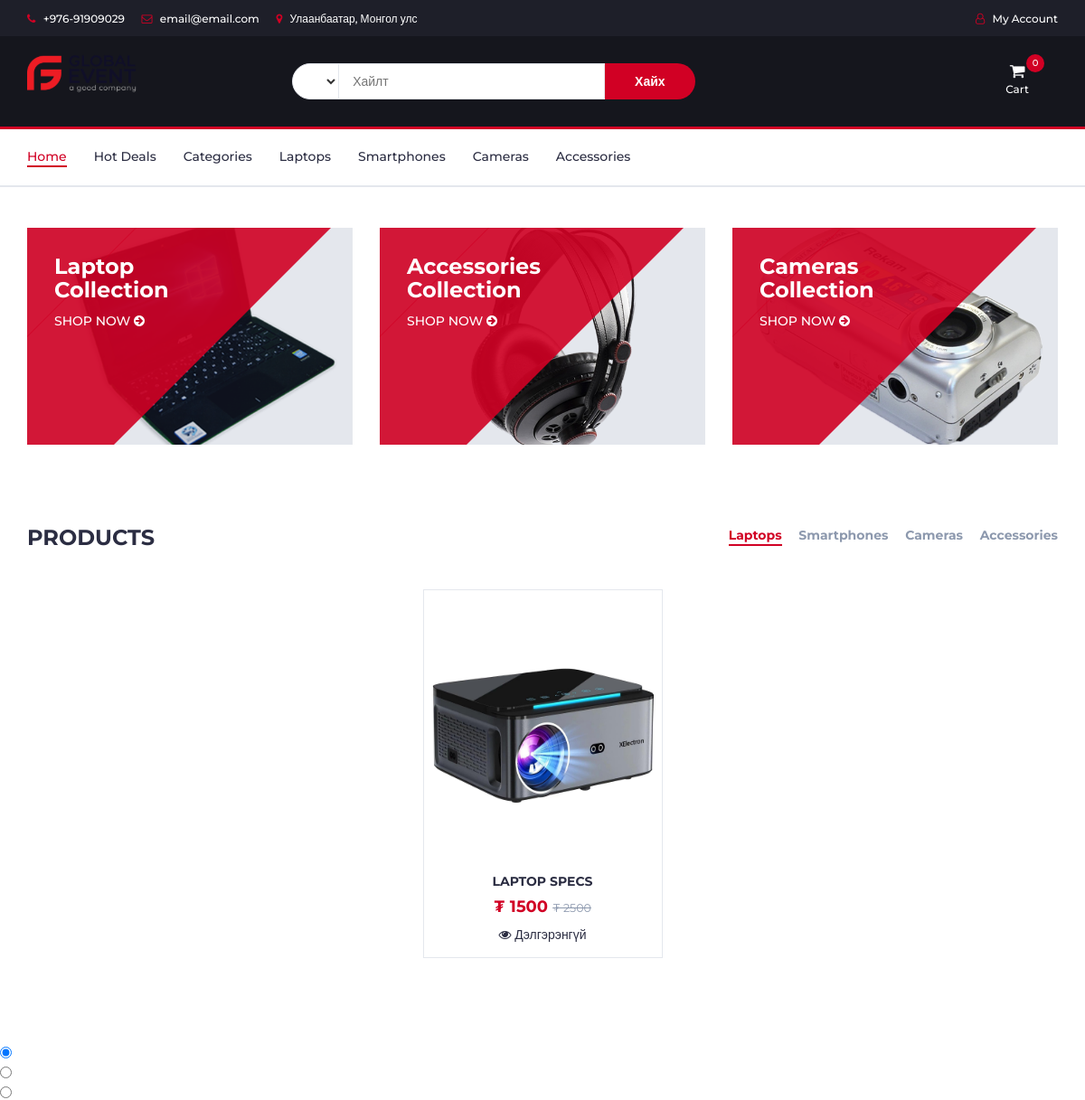
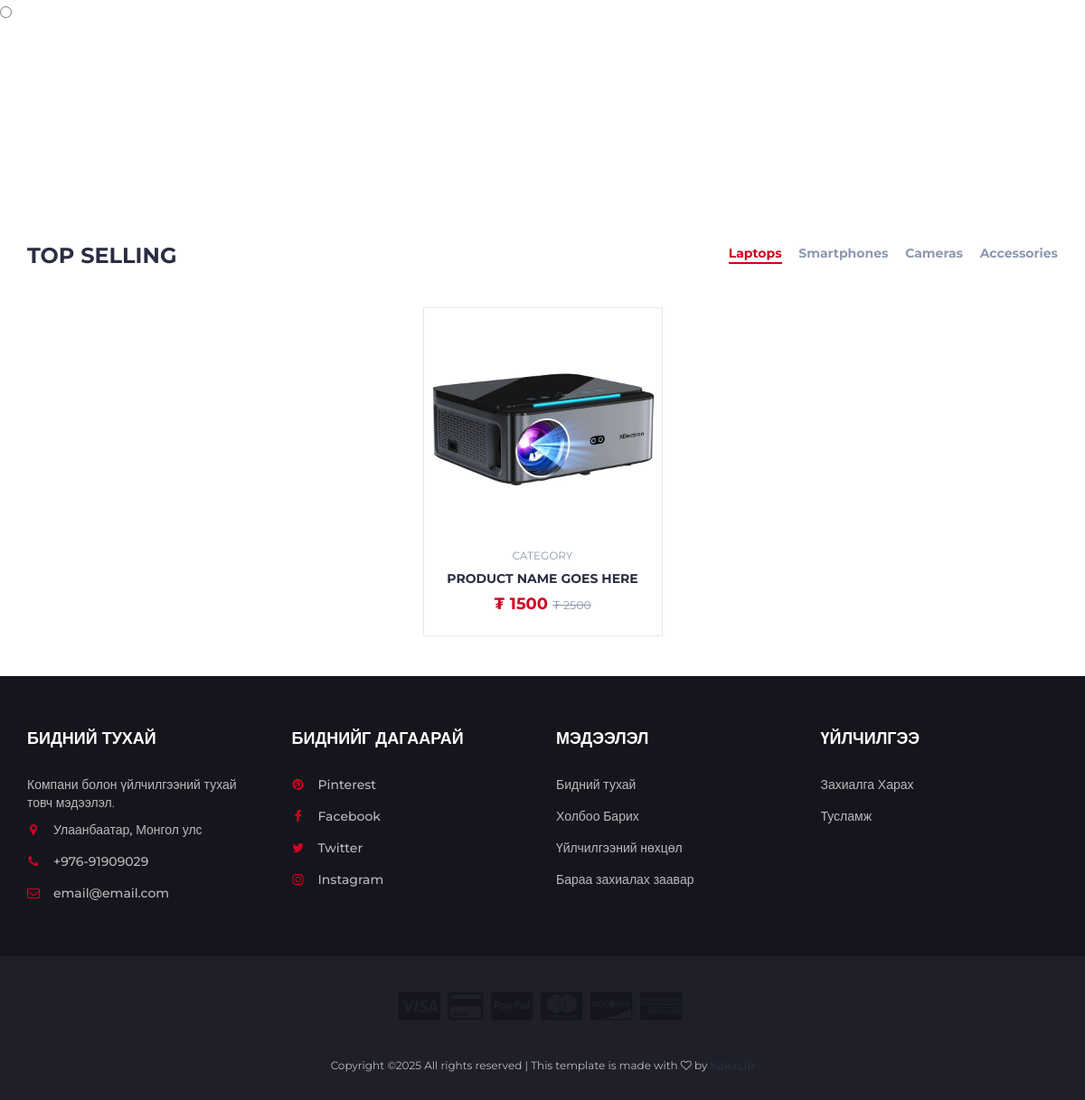
Before: / with the older database file (2 pictures, top to bottom).
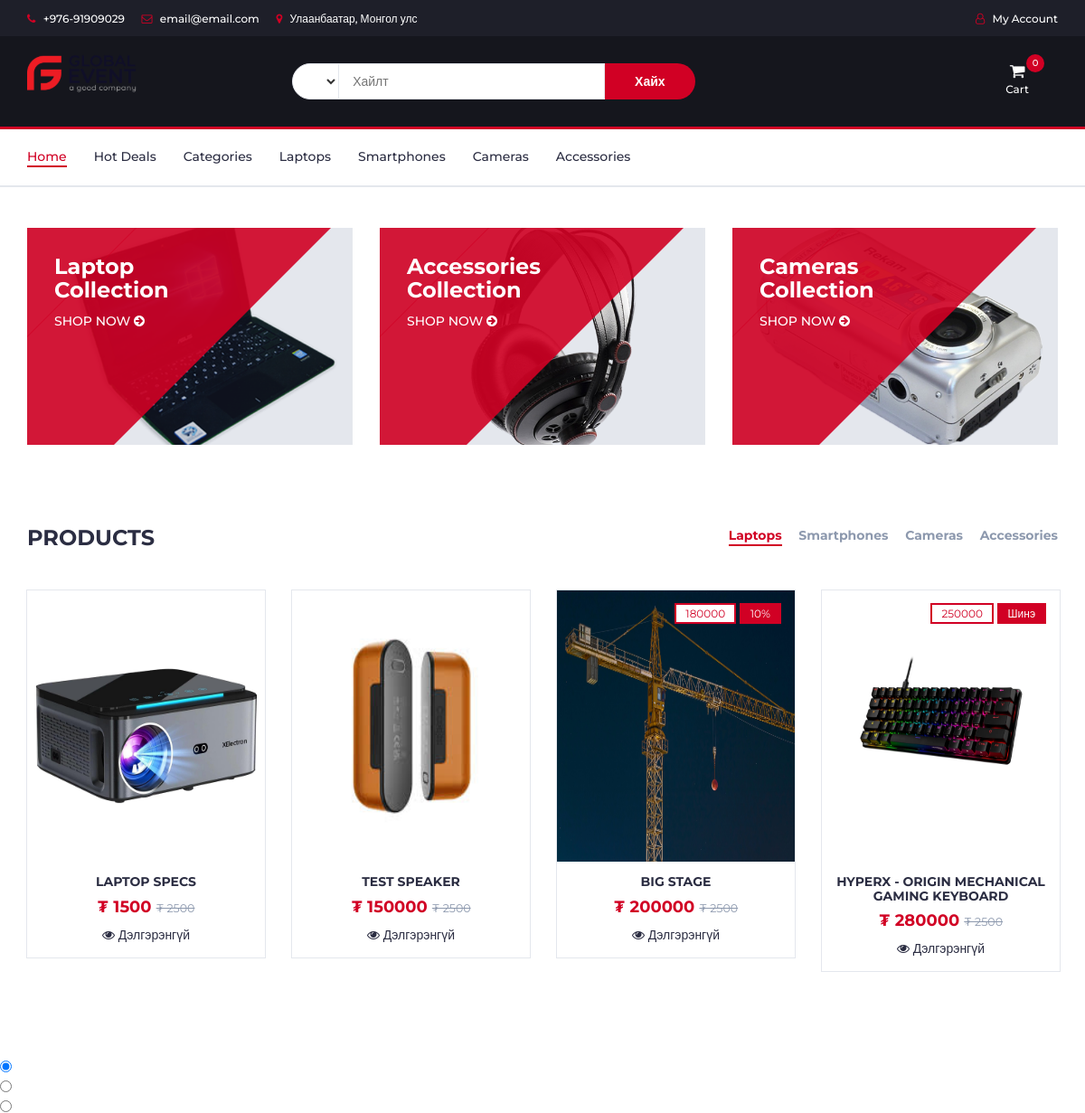
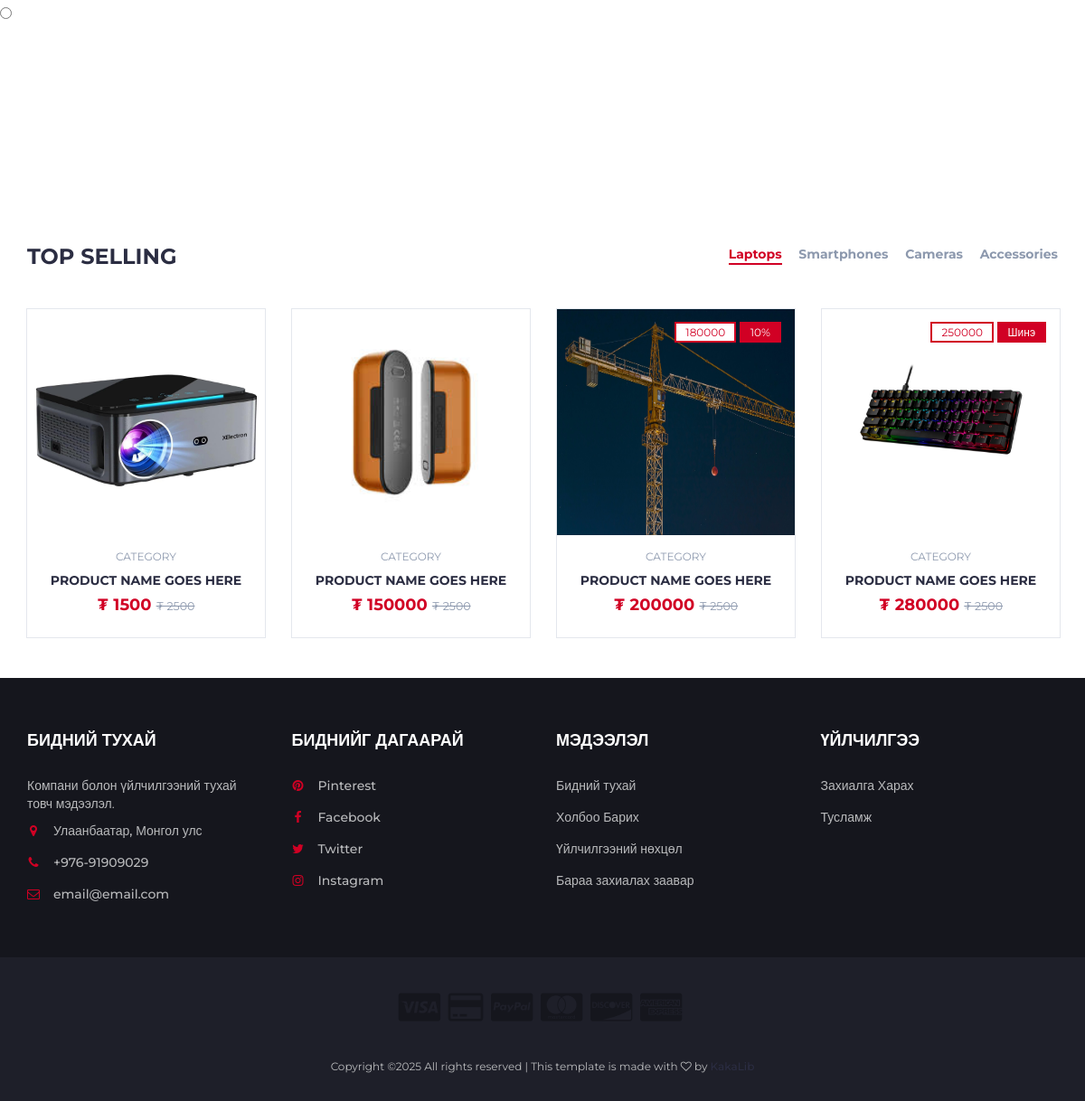
After: the same page with the newer database file (2 pictures, top to bottom).
### ecom/models.py (models this page shows, shortened)
class Product(models.Model):
    name=models.CharField(max_length=100)
    product_image= models.ImageField(upload_to='product_image/',null=True,blank=True)
    price = models.PositiveIntegerField(null=False, default=0)
    discount = models.BooleanField(default=False)
    discount_price = models.PositiveIntegerField(null=False, default=0)
    discount_type=models.CharField(max_length=40, null=True)
    description=models.CharField(max_length=200)
    category = models.ForeignKey(ProductCategory, null=True, on_delete=models.DO_NOTHING)

### ecom/views.py (the view)
# urls.py: path('',views.home_view,name=''),
def home_view(request):
    products = models.Product.objects.all()
    category = models.ProductCategory.objects.all()
    if 'product_ids' in request.COOKIES:
        product_ids = request.COOKIES['product_ids']
        print("request.COOKIES : ", request.COOKIES)
        print("product_ids : ", product_ids)
        counter=product_ids.split('|')
        product_count_in_cart=len(set(counter))
    else:
        product_count_in_cart=0
    cart_products=0
    if request.user.is_authenticated:
        return HttpResponseRedirect('afterlogin')
    return render(request,'ecom/index.html', {
        'products':products,
        'product_count_in_cart':product_count_in_cart,
        'cart_products':cart_products,
        'category':category,
    })

### templates/ecom/index.html (shortened to what this page needs)
{% extends 'ecom/master.html' %}
{% load static %}
{% block content %}
<div class="section">
	<div class="container">
		<div class="row">
			<div class="col-md-4 col-xs-6">
				<div class="shop">
					<div class="shop-img">
						<img src="{% static '/img/shop01.png' %}" alt="">
					</div>
					<div class="shop-body">
						<h3>Laptop<br>Collection</h3>
						<a href="#" class="cta-btn">Shop now <i class="fa fa-arrow-circle-right"></i></a>
					</div>
				</div>
			</div>
			<div class="col-md-4 col-xs-6">
				<div class="shop">
					<div class="shop-img">
						<img src="{% static '/img/shop03.png' %}" alt="">
					</div>
					<div class="shop-body">
						<h3>Accessories<br>Collection</h3>
						<a href="#" class="cta-btn">Shop now <i class="fa fa-arrow-circle-right"></i></a>
					</div>
				</div>
			</div>
			<div class="col-md-4 col-xs-6">
				<div class="shop">
					<div class="shop-img">
						<img src="{% static '/img/shop02.png' %}" alt="">
					</div>
					<div class="shop-body">
						<h3>Cameras<br>Collection</h3>
						<a href="#" class="cta-btn">Shop now <i class="fa fa-arrow-circle-right"></i></a>
					</div>
				</div>
			</div>
		</div>
	</div>
</div>
<div class="section">
	<div class="container">
		<div class="row">
			<div class="col-md-12">
				<div class="section-title">
					<h3 class="title">Products</h3>
					<div class="section-nav">
						<ul class="section-tab-nav tab-nav">
							<li class="active"><a data-toggle="tab" href="#tab1">Laptops</a></li>
							<li><a data-toggle="tab" href="#tab1">Smartphones</a></li>
							<li><a data-toggle="tab" href="#tab1">Cameras</a></li>
							<li><a data-toggle="tab" href="#tab1">Accessories</a></li>
						</ul>
					</div>
				</div>
			</div>
			<div class="col-md-12">
				<div class="row">
					<div class="products-tabs">
						<div id="tab1" class="tab-pane active">
							<div class="products-slick" data-nav="#slick-nav-1">
								{% for prod in products %}
									<div class="product">
										<div class="product-img">
											<img class="img" src="{% static prod.product_image.url %}" alt="product pic" height="300px" width="300px">
											{% if prod.discount %}
												<div class="product-label">
													<span class="sale">{{ prod.discount_price }}</span>
													<span class="new">{{ prod.discount_type }}</span>
												</div>
											{% endif %}
										</div>
										<div class="product-body">
											<h3 class="product-name"><a href="#">{{prod.description}}</a></h3>
											<h4 class="product-price">₮ {{prod.price}} <del class="product-old-price">₮ 2500</del></h4>
											<div class="product-btns">
												<a class="quick-view" href="{% url 'view-product' prod.id %}">
													<i class="fa fa-eye"></i>
													<span class="tooltipp">Дэлгэрэнгүй</span>
												</a>
											</div>
										</div>
										<div class="add-to-cart">
											<a class="add-to-cart-btn" href="{% url 'add-to-cart' prod.id %}">
											</a>
										</div>
									</div>
								{% endfor %}
							</div>
						</div>
					</div>
				</div>
			</div>
		</div>
	</div>
</div>
<div class="section" style="padding-bottom: 200px;">
	<div class="slider-container">
		<div class="menu">
		</div>
		<input id="slide-dot-1" type="radio" name="slides" checked>
		<input id="slide-dot-2" type="radio" name="slides">
		<input id="slide-dot-3" type="radio" name="slides">
		<input id="slide-dot-4" type="radio" name="slides">
		</div>
</div>
<div class="section">
	<div class="container">
		<div class="row">
			<div class="col-md-12">
				<div class="section-title">
					<h3 class="title">Top selling</h3>
					<div class="section-nav">
						<ul class="section-tab-nav tab-nav">
							<li class="active"><a data-toggle="tab" href="#tab2">Laptops</a></li>
							<li><a data-toggle="tab" href="#tab2">Smartphones</a></li>
							<li><a data-toggle="tab" href="#tab2">Cameras</a></li>
							<li><a data-toggle="tab" href="#tab2">Accessories</a></li>
						</ul>
					</div>
				</div>
			</div>
			<div class="col-md-12">
				<div class="row">
					<div class="products-tabs">
						<div id="tab2" class="tab-pane fade in active">
							<div class="products-slick" data-nav="#slick-nav-2">
								{% for prod in products %}
								<div class="product">
									<div class="product-img">
										<img class="img" src="{% static prod.product_image.url %}" alt="product pic" height="250px" width="250px">
										{% if prod.discount %}
											<div class="product-label">
												<span class="sale">{{ prod.discount_price }}</span>
												<span class="new">{{ prod.discount_type }}</span>
											</div>
										{% endif %}
									</div>
									<div class="product-body">
										<p class="product-category">Category</p>
										<h3 class="product-name"><a href="#">product name goes here</a></h3>
										<h4 class="product-price">₮ {{prod.price}} <del class="product-old-price">₮ 2500</del></h4>
									</div>
									<div class="add-to-cart">
										<button class="add-to-cart-btn"> add to cart</button>
									</div>
								</div>
								{% endfor %}
							</div>
						</div>
					</div>
				</div>
			</div>
		</div>
	</div>
</div>
{% endblock %}

### templates/ecom/master.html (shortened to what this page needs)
<!DOCTYPE html>
{% load static %}
<html lang="en">
<head>
	<link rel="stylesheet" href="{% static 'css/bootstrap.min.css' %}">
	<link rel="stylesheet" href="{% static 'css/slick.css' %}">
	<link rel="stylesheet" href="{% static 'css/slick-theme.css' %}">
	<link rel="stylesheet" href="{% static 'css/nouislider.min.css' %}">
	<link rel="stylesheet" href="{% static 'css/font-awesome.min.css' %}">
	<link rel="stylesheet" href="{% static 'css/style.css' %}">
</head>
<body>
	<header>
        <div id="top-header">
            <div class="container">
                <ul class="header-links pull-left">
                    <li><a href="#"><i class="fa fa-phone"></i> +976-91909029</a></li>
                    <li><a href="#"><i class="fa fa-envelope-o"></i> email@email.com</a></li>
                    <li><a href="#"><i class="fa fa-map-marker"></i> Улаанбаатар, Монгол улс</a></li>
                </ul>
                <ul class="header-links pull-right">
                    <li><a href="#"><i class="fa fa-user-o"></i> My Account</a></li>
                </ul>
            </div>
        </div>
        <div id="header">
            <div class="container">
                <div class="row">
                    <div class="col-md-3">
                        <div class="header-logo">
                            <a href="#" class="logo">
                                <img src="{% static 'img/logo.svg' %}" alt="Logo">
                            </a>
                        </div>
                    </div>
                    <div class="col-md-6">
                        <div class="header-search">
                            <form>
                                <select class="input-select">
                                </select>
                                <input class="input" placeholder="Хайлт">
                                <button class="search-btn">Хайх</button>
                            </form>
                        </div>
                    </div>
                    <div class="col-md-3 clearfix">
                        <div class="header-ctn">
                            <div class="dropdown">
                                <a class="dropdown-toggle" data-toggle="dropdown" aria-expanded="true">
                                    <i class="fa fa-shopping-cart"></i>
                                    <span>Cart</span>
                                    <div class="qty">{{ product_count_in_cart }}</div>
                                </a>
                            </div>
                        </div>
                    </div>
                </div>
            </div>
        </div>
    </header>
	<nav id="navigation">
		<div class="container">
			<div id="responsive-nav">
				<ul class="main-nav nav navbar-nav">
					<li class="active"><a href="#">Home</a></li>
					<li><a href="#">Hot Deals</a></li>
					<li><a href="#">Categories</a></li>
					<li><a href="#">Laptops</a></li>
					<li><a href="#">Smartphones</a></li>
					<li><a href="#">Cameras</a></li>
					<li><a href="#">Accessories</a></li>
				</ul>
			</div>
		</div>
	</nav>
	{% block content %}
	{% endblock %}
		<footer id="footer">
			<div class="section">
				<div class="container">
					<div class="row">
						<div class="col-md-3 col-xs-6">
							<div class="footer">
								<h3 class="footer-title">Бидний тухай</h3>
								<p>Компани болон үйлчилгээний тухай товч мэдээлэл.</p>
								<ul class="footer-links">
									<li><a href="#"><i class="fa fa-map-marker"></i>Улаанбаатар, Монгол улс</a></li>
									<li><a href="#"><i class="fa fa-phone"></i>+976-91909029</a></li>
									<li><a href="#"><i class="fa fa-envelope-o"></i>email@email.com</a></li>
								</ul>
							</div>
						</div>
						<div class="col-md-3 col-xs-6">
							<div class="footer">
								<h3 class="footer-title">Биднийг дагаарай</h3>
								<ul class="footer-links">
									<li><a href="#"><i class="fa fa-pinterest"></i>Pinterest</a></li>
									<li><a href="#"><i class="fa fa-facebook"></i>Facebook</a></li>
									<li><a href="#"><i class="fa fa-twitter"></i>Twitter</a></li>
									<li><a href="#"><i class="fa fa-instagram"></i>Instagram</a></li>
								</ul>
							</div>
						</div>
						<div class="col-md-3 col-xs-6">
							<div class="footer">
								<h3 class="footer-title">Мэдээлэл</h3>
								<ul class="footer-links">
									<li><a href="#">Бидний тухай</a></li>
									<li><a href="#">Холбоо Барих</a></li>
									<li><a href="#">Үйлчилгээний нөхцөл</a></li>
									<li><a href="#">Бараа захиалах заавар</a></li>
								</ul>
							</div>
						</div>
						<div class="col-md-3 col-xs-6">
							<div class="footer">
								<h3 class="footer-title">Үйлчилгээ</h3>
								<ul class="footer-links">
									<li><a href="#">Захиалга Харах</a></li>
									<li><a href="#">Тусламж</a></li>
								</ul>
							</div>
						</div>
					</div>
				</div>
			</div>
			<div id="bottom-footer" class="section">
				<div class="container">
					<div class="row">
						<div class="col-md-12 text-center">
							<ul class="footer-payments">
								<li><a href="#"><i class="fa fa-cc-visa"></i></a></li>
								<li><a href="#"><i class="fa fa-credit-card"></i></a></li>
								<li><a href="#"><i class="fa fa-cc-paypal"></i></a></li>
								<li><a href="#"><i class="fa fa-cc-mastercard"></i></a></li>
								<li><a href="#"><i class="fa fa-cc-discover"></i></a></li>
								<li><a href="#"><i class="fa fa-cc-amex"></i></a></li>
							</ul>
							<span class="copyright">
								Copyright &copy;<script>document.write(new Date().getFullYear());</script> All rights reserved | This template is made with <i class="fa fa-heart-o" aria-hidden="true"></i> by <a href="####" target="_blank">KakaLib</a>
							</span>
						</div>
					</div>
				</div>
			</div>
		</footer>
</body>
</html>

Changed rows visible on the page:
added Product: product_image (picture), description "TEST SPEAKER", price "150000"
added Product: product_image (picture), discount_price "180000", discount_type "10%", description "BIG STAGE", price "200000"
added Product: product_image (picture), discount_price "250000", discount_type "Шинэ", description "HYPERX - ORIGIN MECHANICAL GAMING KEYBOARD", price "280000"
